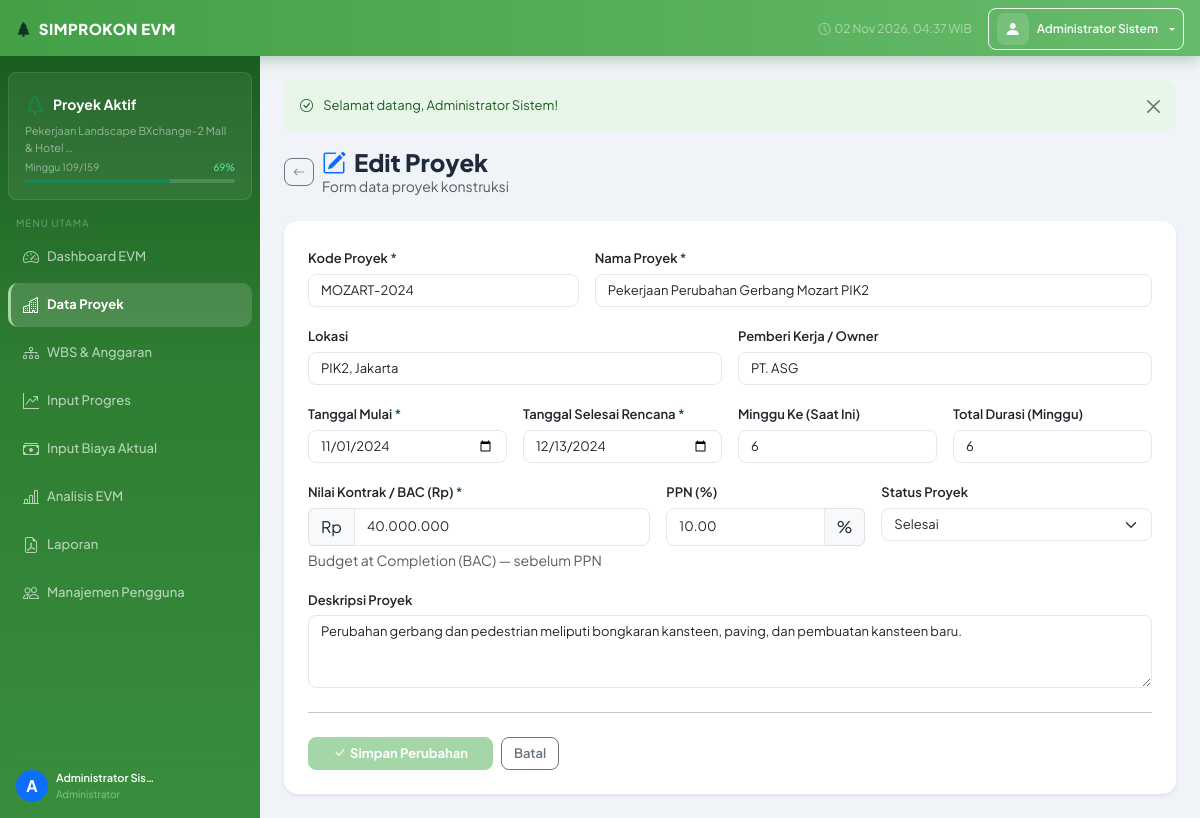
The page /index.php?p=proyek&a=edit&id=7 (signed in) on the database its author committed.
### tables this page shows
CREATE TABLE `proyek` (
  `id` int(11) NOT NULL,
  `kode_proyek` varchar(50) NOT NULL,
  `nama_proyek` varchar(300) NOT NULL,
  `lokasi` varchar(200) DEFAULT NULL,
  `pemberi_kerja` varchar(200) DEFAULT NULL,
  `tanggal_mulai` date NOT NULL,
  `tanggal_selesai` date NOT NULL,
  `nilai_kontrak` decimal(20,2) NOT NULL DEFAULT 0.00,
  `ppn_persen` decimal(5,2) NOT NULL DEFAULT 10.00,
  `status` enum('aktif','selesai','ditangguhkan') NOT NULL DEFAULT 'aktif',
  `minggu_ke` int(11) NOT NULL DEFAULT 1,
  `total_minggu` int(11) NOT NULL DEFAULT 1,
  `deskripsi` text DEFAULT NULL,
  `created_by` int(11) DEFAULT NULL,
  `created_at` timestamp NOT NULL DEFAULT current_timestamp(),
  `updated_at` timestamp NOT NULL DEFAULT current_timestamp() ON UPDATE current_timestamp()
);

### index.php (called while the page is built, shortened)
<?php
require_once __DIR__ . '/config.php';
require_once __DIR__ . '/includes/functions.php';
$p = trim($_GET['p'] ?? 'dashboard', '/');
$a = trim($_GET['a'] ?? 'index', '/');
$routes = [
    'login'     => 'pages/login.php',
    'logout'    => 'pages/logout.php',
    'dashboard' => 'pages/dashboard.php',
    'proyek'    => "pages/proyek/$a.php",
    'wbs'       => "pages/wbs/$a.php",
    'progres'   => "pages/progres/$a.php",
    'biaya'     => "pages/biaya/$a.php",
    'evm'       => "pages/evm/$a.php",
    'laporan'   => "pages/laporan/$a.php",
    'users'     => "pages/users/$a.php",
    'api'       => "pages/api/$a.php",
];
$file = $routes[$p] ?? 'pages/dashboard.php';
require_once __DIR__ . '/' . $file;

### config.php (called while the page is built, shortened)
<?php
function getDB(): PDO {
    static $pdo = null;
    if ($pdo === null) {
        try {
            $dsn = "mysql:host=" . DB_HOST . ";dbname=" . DB_NAME . ";charset=" . DB_CHAR;
            $pdo = new PDO($dsn, DB_USER, DB_PASS, [
                PDO::ATTR_ERRMODE            => PDO::ERRMODE_EXCEPTION,
                PDO::ATTR_DEFAULT_FETCH_MODE => PDO::FETCH_ASSOC,
                PDO::ATTR_EMULATE_PREPARES   => false,
            ]);
        } catch (PDOException $e) {
            die('<div style="font-family:monospace;background:#fee2e2;padding:20px;margin:20px;border-radius:8px;">
                <strong>❌ Koneksi Database Gagal</strong><br>
                ' . htmlspecialchars($e->getMessage()) . '<br><br>
                Pastikan: <br>
                1. MySQL/MariaDB sudah berjalan di XAMPP<br>
                2. Database <strong>evm_db</strong> sudah dibuat (import file database/evm_db.sql)<br>
                3. Username/Password di config.php sudah benar
                </div>');
        }
    }
    return $pdo;
}

### includes/functions.php (called while the page is built, shortened)
<?php
require_once dirname(__DIR__) . '/config.php';
function currentUser(): array {
    return $_SESSION['user'] ?? [];
}
function e(string $s): string {
    return htmlspecialchars($s, ENT_QUOTES, 'UTF-8');
}
function dbQuery(string $sql, array $params = []): \PDOStatement {
    $stmt = getDB()->prepare($sql);
    $stmt->execute($params);
    return $stmt;
}
function dbFetchOne(string $sql, array $params = []) {
    $result = dbQuery($sql, $params)->fetch();
    return $result !== false ? $result : false;
}
function roleLabel(string $role): string {
    $map = [
        'admin'          => 'Administrator',
        'manager'        => 'Manajer Proyek',
        'staf_lapangan'  => 'Staf Lapangan',
        'staf_keuangan'  => 'Staf Keuangan',
    ];
    return $map[$role] ?? $role;
}

### pages/proyek/edit.php (the view, shortened to what this page needs)
<?php
$id    = (int)($_GET['id'] ?? 0);
$isEdit = $id > 0;
$proyek = $isEdit ? dbFetchOne("SELECT * FROM proyek WHERE id=?", [$id]) : [];
$pageTitle = $isEdit ? 'Edit Proyek' : 'Tambah Proyek';
include __DIR__ . '/../../includes/layout/header.php';
?>
<div class="d-flex align-items-center gap-2 mb-4">
  <a href="index.php?p=proyek" class="btn btn-sm btn-outline-secondary"><i class="bi bi-arrow-left"></i></a>
  <div>
    <h4 class="fw-800 mb-0"><i class="bi bi-<?= $isEdit?'pencil-square':'plus-circle' ?> me-2 text-primary"></i><?= $pageTitle ?></h4>
    <div class="text-muted small">Form data proyek konstruksi</div>
  </div>
</div>
<div class="card border-0 shadow-sm">
  <div class="card-body p-4">
    <form method="POST">
      <div class="row g-3">
        <div class="col-md-4">
          <label class="form-label fw-600 required">Kode Proyek</label>
          <input type="text" name="kode_proyek" class="form-control" placeholder="PTM-BXC2-2022"
                 value="<?= e($proyek['kode_proyek'] ?? '') ?>" required>
        </div>
        <div class="col-md-8">
          <label class="form-label fw-600 required">Nama Proyek</label>
          <input type="text" name="nama_proyek" class="form-control" placeholder="Nama lengkap proyek"
                 value="<?= e($proyek['nama_proyek'] ?? '') ?>" required>
        </div>
        <div class="col-md-6">
          <label class="form-label fw-600">Lokasi</label>
          <input type="text" name="lokasi" class="form-control" placeholder="Kota, Provinsi"
                 value="<?= e($proyek['lokasi'] ?? '') ?>">
        </div>
        <div class="col-md-6">
          <label class="form-label fw-600">Pemberi Kerja / Owner</label>
          <input type="text" name="pemberi_kerja" class="form-control" placeholder="Nama perusahaan pemberi kerja"
                 value="<?= e($proyek['pemberi_kerja'] ?? '') ?>">
        </div>
        <div class="col-md-3">
          <label class="form-label fw-600 required">Tanggal Mulai</label>
          <input type="date" name="tanggal_mulai" class="form-control"
                 value="<?= e($proyek['tanggal_mulai'] ?? '') ?>" required>
        </div>
        <div class="col-md-3">
          <label class="form-label fw-600 required">Tanggal Selesai Rencana</label>
          <input type="date" name="tanggal_selesai" class="form-control"
                 value="<?= e($proyek['tanggal_selesai'] ?? '') ?>" required>
        </div>
        <div class="col-md-3">
          <label class="form-label fw-600">Minggu Ke (Saat Ini)</label>
          <input type="number" name="minggu_ke" class="form-control" min="1"
                 value="<?= e($proyek['minggu_ke'] ?? 1) ?>">
        </div>
        <div class="col-md-3">
          <label class="form-label fw-600">Total Durasi (Minggu)</label>
          <input type="number" name="total_minggu" class="form-control" min="1"
                 value="<?= e($proyek['total_minggu'] ?? 1) ?>">
        </div>
        <div class="col-md-5">
          <label class="form-label fw-600 required">Nilai Kontrak / BAC (Rp)</label>
          <div class="input-group">
            <span class="input-group-text">Rp</span>
            <input type="text" name="nilai_kontrak" class="form-control rupiah-input" placeholder="24.800.000.000"
                   value="<?= e(number_format($proyek['nilai_kontrak'] ?? 0, 0, ',', '.')) ?>" required>
          </div>
          <div class="form-text">Budget at Completion (BAC) — sebelum PPN</div>
        </div>
        <div class="col-md-3">
          <label class="form-label fw-600">PPN (%)</label>
          <div class="input-group">
            <input type="number" name="ppn_persen" class="form-control" step="0.01" min="0" max="100"
                   value="<?= e($proyek['ppn_persen'] ?? 10) ?>">
            <span class="input-group-text">%</span>
          </div>
        </div>
        <div class="col-md-4">
          <label class="form-label fw-600">Status Proyek</label>
          <select name="status" class="form-select">
            <option value="selesai"      <?= ($proyek['status']??'')=='selesai'?'selected':'' ?>>Selesai</option>
          </select>
        </div>
        <div class="col-12">
          <label class="form-label fw-600">Deskripsi Proyek</label>
          <textarea name="deskripsi" class="form-control" rows="3"
                    placeholder="Deskripsi singkat proyek..."><?= e($proyek['deskripsi'] ?? '') ?></textarea>
        </div>
      </div>
      <hr class="my-4">
      <div class="d-flex gap-2">
        <button type="submit" class="btn btn-primary px-4 fw-bold">
          <i class="bi bi-check-lg me-1"></i><?= $isEdit ? 'Simpan Perubahan' : 'Tambah Proyek' ?>
        </button>
        <a href="index.php?p=proyek" class="btn btn-outline-secondary">Batal</a>
      </div>
    </form>
  </div>
</div>
<?php include __DIR__ . '/../../includes/layout/footer.php'; ?>

### includes/layout/sidebar.php (shortened to what this page needs)
<?php
$p     = $_GET['p'] ?? 'dashboard';
$user  = currentUser();
$navItems = [
    ['p' => 'dashboard', 'icon' => 'speedometer2',   'label' => 'Dashboard EVM',    'roles' => []],
    ['p' => 'proyek',    'icon' => 'buildings',       'label' => 'Data Proyek',      'roles' => []],
    ['p' => 'wbs',       'icon' => 'diagram-3',       'label' => 'WBS & Anggaran',   'roles' => ['admin','manager']],
    ['p' => 'progres',   'icon' => 'graph-up-arrow',  'label' => 'Input Progres',    'roles' => ['admin','manager','staf_lapangan']],
    ['p' => 'biaya',     'icon' => 'cash-stack',      'label' => 'Input Biaya Aktual','roles' => ['admin','manager','staf_keuangan']],
    ['p' => 'evm',       'icon' => 'bar-chart-line',  'label' => 'Analisis EVM',     'roles' => ['admin','manager']],
    ['p' => 'laporan',   'icon' => 'file-earmark-pdf','label' => 'Laporan',          'roles' => ['admin','manager']],
    ['p' => 'users',     'icon' => 'people',          'label' => 'Manajemen Pengguna','roles' => ['admin']],
];
?>
<nav id="sidebar" class="sidebar d-flex flex-column">
  <div class="sidebar-project-box mx-2 my-3 p-3 rounded-3">
    <div class="d-flex align-items-center gap-2 mb-1">
      <i class="bi bi-tree text-success fs-5"></i>
      <span class="fw-bold text-white small">Proyek Aktif</span>
    </div>
    <?php
    $activeProj = dbFetchOne("SELECT nama_proyek, minggu_ke, total_minggu FROM proyek WHERE status='aktif' LIMIT 1");
    if ($activeProj):
      $pct = $activeProj['total_minggu'] > 0
           ? round($activeProj['minggu_ke'] / $activeProj['total_minggu'] * 100, 0)
           : 0;
    ?>
    <div class="text-white-50 small mb-1" style="font-size:11px"><?= e(mb_strimwidth($activeProj['nama_proyek'], 0, 45, '…')) ?></div>
    <div class="d-flex justify-content-between align-items-center mb-1">
      <span style="font-size:10px;color:rgba(255,255,255,0.5)">Minggu <?= $activeProj['minggu_ke'] ?>/<?= $activeProj['total_minggu'] ?></span>
      <span style="font-size:10px;color:#6ee7b7"><?= $pct ?>%</span>
    </div>
    <div class="progress" style="height:4px;background:rgba(255,255,255,0.15)">
      <div class="progress-bar bg-success" style="width:<?= $pct ?>%"></div>
    </div>
    <?php else: ?>
    <div class="text-white-50 small">Tidak ada proyek aktif</div>
    <?php endif; ?>
  </div>
  <div class="px-2" style="font-size:10px;color:rgba(255,255,255,0.35);letter-spacing:1px;text-transform:uppercase;padding-left:16px !important">MENU UTAMA</div>
  <ul class="nav flex-column px-2 mt-1 flex-grow-1">
    <?php foreach ($navItems as $item):
      $active = ($p === $item['p']);
    ?>
    <li class="nav-item mb-1">
      <a href="index.php?p=<?= $item['p'] ?>"
         class="nav-link sidebar-link <?= $active ? 'active' : '' ?> d-flex align-items-center gap-2">
        <i class="bi bi-<?= $item['icon'] ?> fs-6"></i>
        <span class="sidebar-label"><?= e($item['label']) ?></span>
      </a>
    </li>
    <?php endforeach; ?>
  </ul>
  <div class="px-3 pb-3 mt-auto">
    <hr style="border-color:rgba(255,255,255,0.1)">
    <div class="d-flex align-items-center gap-2">
      <div class="avatar-sm bg-primary rounded-circle d-flex align-items-center justify-content-center text-white fw-bold">
        <?= strtoupper(substr($user['nama_lengkap'] ?? 'U', 0, 1)) ?>
      </div>
      <div class="sidebar-label">
        <div style="font-size:11px;color:#fff;font-weight:600"><?= e(mb_strimwidth($user['nama_lengkap'] ?? '', 0, 18, '…')) ?></div>
        <div style="font-size:10px;color:rgba(255,255,255,0.45)"><?= e(roleLabel($user['role'] ?? '')) ?></div>
      </div>
    </div>
  </div>
</nav>

### assets/css/style.css (style rules this page uses)
:root { --primary: #43a047; --primary-light: #a5d6a7; --primary-dark: #2e7d32; --success: #81c784; --warning: #aed581; --danger: #1b5e20; --info: #80cbc4; --sidebar-w: 260px; --topbar-h: 56px; --font: 'Plus Jakarta Sans', system-ui, sans-serif; }
*, *::before, *::after { box-sizing: border-box; }
body { font-family: var(--font); background: #f0f4f8; color: #1e293b; overflow-x: hidden; }
.sidebar { width: var(--sidebar-w); min-height: calc(100vh - var(--topbar-h)); background: linear-gradient(180deg, #1b5e20 0%, #2e7d32 40%, #388e3c 100%); position: fixed; top: var(--topbar-h); left: 0; bottom: 0; overflow-y: auto; overflow-x: hidden; transition: width 0.3s cubic-bezier(.4,0,.2,1); z-index: 1020; scrollbar-width: thin; scrollbar-color: rgba(255,255,255,0.1) transparent; }
.sidebar-project-box { background: rgba(255,255,255,0.07); border: 1px solid rgba(255,255,255,0.1); }
.sidebar-link { color: rgba(255,255,255,0.65); border-radius: 10px; padding: 10px 12px; font-size: 13px; font-weight: 500; transition: all 0.18s; border-left: 3px solid transparent; white-space: nowrap; }
.sidebar-link.active { background: rgba(255,255,255,0.15); color: #fff; font-weight: 700; border-left-color: var(--primary-light); }
.avatar-sm { width: 32px; height: 32px; border-radius: 8px; background: rgba(255,255,255,0.15); display: flex; align-items: center; justify-content: center; font-size: 16px; }
.fw-600 { font-weight: 600 !important; }
.fw-800 { font-weight: 800 !important; }
.required::after { content: ' *'; color: var(--danger); }
.card { border-radius: 14px; }
.form-control, .form-select { border-radius: 8px; border: 1.5px solid #e2e8f0; font-size: 13px; transition: border-color 0.15s, box-shadow 0.15s; }
.form-label { font-size: 13px; margin-bottom: 5px; }
.btn { border-radius: 8px; font-weight: 600; font-size: 13px; }
.btn-primary { background: var(--primary-light); border-color: var(--primary-light); }
.btn-sm { font-size: 12px; }
.progress { border-radius: 8px; background: #e2e8f0; }
.progress-bar { border-radius: 8px; background: var(--primary-light); }

### rows shown on the page
proyek: nama_proyek "Pekerjaan Landscape BXchange-2 Mall & Hotel …", minggu_ke "109", total_minggu "159", pct "69"
proyek: kode_proyek "MOZART-2024", nama_proyek "Pekerjaan Perubahan Gerbang Mozart PIK2", lokasi "PIK2, Jakarta", pemberi_kerja "PT. ASG", tanggal_mulai "11/01/2024", tanggal_selesai "12/13/2024", minggu_ke "6", total_minggu "6", nilai_kontrak "40.000.000", ppn_persen "10.00", status "Selesai", deskripsi "Perubahan gerbang dan pedestrian meliputi bongkaran kansteen, paving, dan pembuatan kansteen baru."

### other values the page prints
APP_NAME "SIMPROKON EVM"
$user['nama_lengkap'] "Administrator Sistem"
$item['label'] "Dashboard EVM"
$item['label'] "Data Proyek"
$item['label'] "WBS & Anggaran"
$item['label'] "Input Progres"
$item['label'] "Input Biaya Aktual"
$item['label'] "Analisis EVM"
$item['label'] "Laporan"
$item['label'] "Manajemen Pengguna"
substr($user['nama_lengkap'] ?? 'U', 0, 1) "A"
mb_strimwidth($user['nama_lengkap'] ?? '', 0, 18, '…') "Administrator Sis…"
roleLabel($user['role'] ?? '') "Administrator"
$flash['msg'] "Selamat datang, Administrator Sistem!"
$pageTitle "Edit Proyek"
